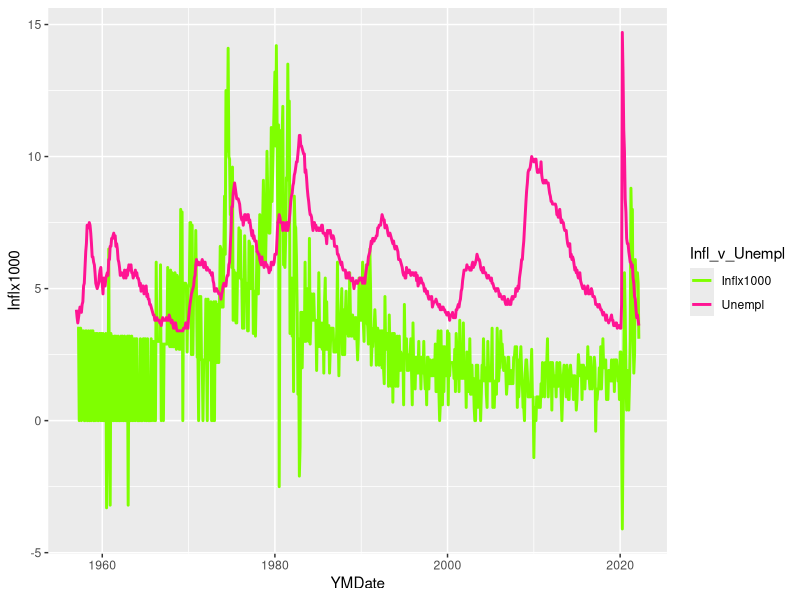

Generate this figure with R:
# inflation vs unemployment
# is there a correlation?
#
# all data from the St Louis FED via the FRED MS-Excel extension
# then saved as csv format.

rm(list=ls())
library(tidyverse)
library(lubridate)

# start with the raw file downloaded in Excel from FRED
# their might be some pointless and inefficient flailing here
# but I'm a "belt and suspenders" type of guy.  And this separates
# the transforms from the analysis

u_tbl <- read.csv( "./data/UNRATE.csv", sep=",", header=FALSE, skip=0 )
toskip <- which( u_tbl$V1 == "date" ) - 1
u_tbl <- read.csv( "./data/UNRATE.csv", sep=",", header=TRUE, skip=toskip )
u_tbl$YMDate <- mdy( u_tbl$date )
u_tbl$Unempl <- u_tbl$value
u_tbl <- subset( u_tbl, select = -c(date, value))
write.csv( u_tbl, "./data/uempl.csv", row.names=FALSE )

#
# this is 'core' inflation
#
i_tbl <- read.csv( "./data/CPILFESL.csv", sep=",", header=FALSE, skip=0 )
toskip <- which( i_tbl$V1 == "date" ) - 1
i_tbl <- read.csv( "./data/CPILFESL.csv", sep=",", header=TRUE, skip=toskip )
i_tbl$YMDate <- mdy( i_tbl$date )
i_tbl$CPI <- i_tbl$value
i_tbl <- subset( i_tbl, select = -c(date, value))
# calculate month-to-month inflation from previous and current CPI
i_tbl <- (mutate( i_tbl, Inflx1000 = ( (CPI - lag(CPI) ) / lag(CPI) )*1000 ))
i_tbl$Inflx1000 <- round( i_tbl$Inflx1000, digits = 1 )
write.csv( i_tbl, "./data/infl.csv", sep=",", row.names=FALSE)

#### on pause
iu_tbl <- inner_join( i_tbl, u_tbl , by="YMDate" )
iu_tbl <- subset( iu_tbl, select = -c(CPI) )


explPlot1 <- ggplot( data = iu_tbl )+
                geom_line( aes(y=Inflx1000, x= YMDate, colour="Inflx1000"),size=1 )+
                geom_line( aes(y=Unempl, x= YMDate, colour="Unempl"),size=1) +
                scale_color_manual(name = "Infl_v_Unempl", values = c("Inflx1000" = "chartreuse", "Unempl" = "deeppink1"))
  
explPlot1

